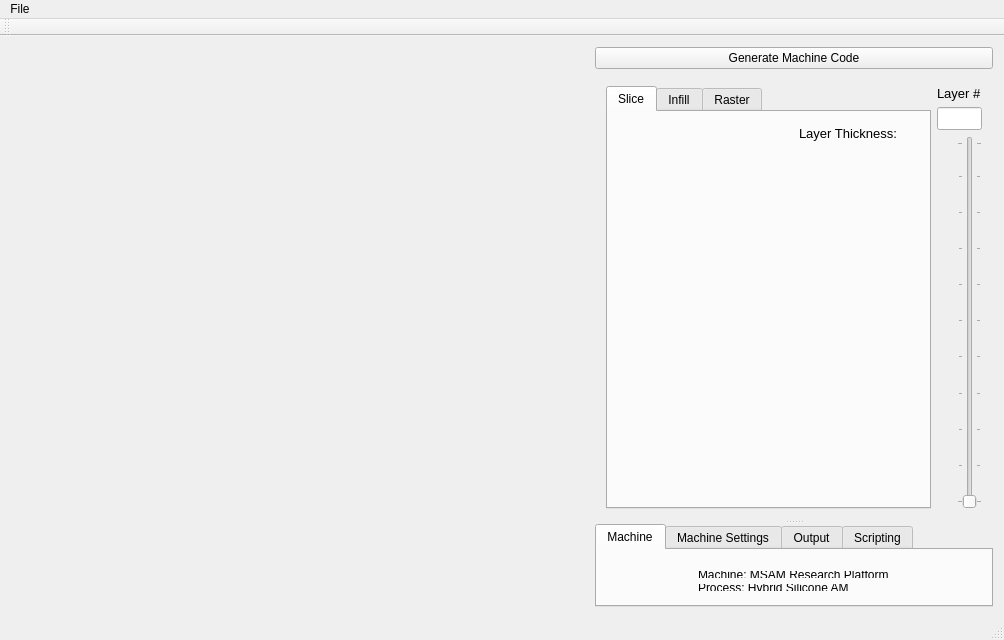
<?xml version="1.0" encoding="UTF-8"?>
<ui version="4.0">
 <class>Versa3dMainWindow</class>
 <widget class="QMainWindow" name="Versa3dMainWindow">
  <property name="geometry">
   <rect>
    <x>0</x>
    <y>0</y>
    <width>1004</width>
    <height>640</height>
   </rect>
  </property>
  <property name="sizePolicy">
   <sizepolicy hsizetype="Preferred" vsizetype="Preferred">
    <horstretch>0</horstretch>
    <verstretch>0</verstretch>
   </sizepolicy>
  </property>
  <property name="minimumSize">
   <size>
    <width>1004</width>
    <height>600</height>
   </size>
  </property>
  <property name="windowTitle">
   <string>MainWindow</string>
  </property>
  <widget class="QWidget" name="centralWidget">
   <layout class="QHBoxLayout" name="horizontalLayout_3">
    <item>
     <layout class="QHBoxLayout" name="main_horizontal_layout">
      <item>
       <widget class="QVTKRenderWindowInteractor" name="vtkWidget" native="true">
        <property name="minimumSize">
         <size>
          <width>600</width>
          <height>500</height>
         </size>
        </property>
       </widget>
      </item>
      <item>
       <layout class="QVBoxLayout" name="right_side_vertical_layout">
        <item>
         <widget class="QPushButton" name="GenerateMachineCodeButton">
          <property name="text">
           <string>Generate Machine Code</string>
          </property>
         </widget>
        </item>
        <item>
         <widget class="QSplitter" name="splitter_right_side">
          <property name="orientation">
           <enum>Qt::Vertical</enum>
          </property>
          <widget class="QWidget" name="layoutWidget">
           <layout class="QHBoxLayout" name="layout_split_right_tab">
            <item>
             <widget class="QTabWidget" name="tabWidget">
              <property name="minimumSize">
               <size>
                <width>325</width>
                <height>100</height>
               </size>
              </property>
              <property name="layoutDirection">
               <enum>Qt::LeftToRight</enum>
              </property>
              <property name="currentIndex">
               <number>0</number>
              </property>
              <widget class="QWidget" name="slice_tab">
               <attribute name="title">
                <string>Slice</string>
               </attribute>
               <layout class="QHBoxLayout" name="horizontalLayout_4">
                <item>
                 <widget class="QVTKRenderWindowInteractor" name="slice_viewer" native="true">
                  <property name="minimumSize">
                   <size>
                    <width>310</width>
                    <height>0</height>
                   </size>
                  </property>
                  <property name="autoFillBackground">
                   <bool>false</bool>
                  </property>
                  <widget class="QLabel" name="thicknessLabel">
                   <property name="geometry">
                    <rect>
                     <x>180</x>
                     <y>0</y>
                     <width>121</width>
                     <height>20</height>
                    </rect>
                   </property>
                   <property name="font">
                    <font>
                     <pointsize>10</pointsize>
                    </font>
                   </property>
                   <property name="text">
                    <string>Layer Thickness:</string>
                   </property>
                  </widget>
                 </widget>
                </item>
               </layout>
              </widget>
              <widget class="QWidget" name="infill_tab">
               <attribute name="title">
                <string>Infill</string>
               </attribute>
               <layout class="QHBoxLayout" name="horizontalLayout_5"/>
              </widget>
              <widget class="QWidget" name="raster_tab">
               <attribute name="title">
                <string>Raster</string>
               </attribute>
              </widget>
             </widget>
            </item>
            <item>
             <layout class="QVBoxLayout" name="layout_scroll_bar">
              <item>
               <layout class="QVBoxLayout" name="layout_layerNumberWidget">
                <item>
                 <widget class="QLabel" name="layerNum_label">
                  <property name="font">
                   <font>
                    <pointsize>10</pointsize>
                   </font>
                  </property>
                  <property name="text">
                   <string>Layer #</string>
                  </property>
                 </widget>
                </item>
                <item>
                 <widget class="QLineEdit" name="LayerNumberLineEdit">
                  <property name="font">
                   <font>
                    <pointsize>10</pointsize>
                   </font>
                  </property>
                  <property name="text">
                   <string/>
                  </property>
                 </widget>
                </item>
               </layout>
              </item>
              <item>
               <widget class="QSlider" name="verticalSlider">
                <property name="mouseTracking">
                 <bool>true</bool>
                </property>
                <property name="toolTipDuration">
                 <number>1</number>
                </property>
                <property name="layoutDirection">
                 <enum>Qt::RightToLeft</enum>
                </property>
                <property name="minimum">
                 <number>1</number>
                </property>
                <property name="maximum">
                 <number>100</number>
                </property>
                <property name="orientation">
                 <enum>Qt::Vertical</enum>
                </property>
                <property name="invertedAppearance">
                 <bool>false</bool>
                </property>
                <property name="invertedControls">
                 <bool>false</bool>
                </property>
                <property name="tickPosition">
                 <enum>QSlider::TicksBothSides</enum>
                </property>
               </widget>
              </item>
             </layout>
            </item>
           </layout>
          </widget>
          <widget class="QTabWidget" name="optionTabs">
           <property name="tabShape">
            <enum>QTabWidget::Rounded</enum>
           </property>
           <property name="currentIndex">
            <number>0</number>
           </property>
           <widget class="QWidget" name="machine_tab">
            <attribute name="title">
             <string>Machine</string>
            </attribute>
            <widget class="QLabel" name="systemImage">
             <property name="geometry">
              <rect>
               <x>10</x>
               <y>10</y>
               <width>61</width>
               <height>51</height>
              </rect>
             </property>
             <property name="text">
              <string/>
             </property>
            </widget>
            <widget class="QWidget" name="layoutWidget">
             <property name="geometry">
              <rect>
               <x>90</x>
               <y>10</y>
               <width>240</width>
               <height>42</height>
              </rect>
             </property>
             <layout class="QVBoxLayout" name="verticalLayout_4">
              <item>
               <widget class="QLabel" name="machineLabel">
                <property name="text">
                 <string>Machine: MSAM Research Platform</string>
                </property>
               </widget>
              </item>
              <item>
               <widget class="QLabel" name="processLabel">
                <property name="text">
                 <string>Process: Hybrid Silicone AM </string>
                </property>
               </widget>
              </item>
             </layout>
            </widget>
           </widget>
           <widget class="QWidget" name="machines_settingstab">
            <attribute name="title">
             <string>Machine Settings</string>
            </attribute>
           </widget>
           <widget class="QWidget" name="output_tab">
            <attribute name="title">
             <string>Output</string>
            </attribute>
           </widget>
           <widget class="QWidget" name="scripting_tab">
            <attribute name="title">
             <string>Scripting</string>
            </attribute>
           </widget>
          </widget>
         </widget>
        </item>
       </layout>
      </item>
     </layout>
    </item>
   </layout>
  </widget>
  <widget class="QMenuBar" name="menuBar">
   <property name="geometry">
    <rect>
     <x>0</x>
     <y>0</y>
     <width>1004</width>
     <height>22</height>
    </rect>
   </property>
   <widget class="QMenu" name="menuFile">
    <property name="title">
     <string>File</string>
    </property>
    <addaction name="actionImport_STL"/>
   </widget>
   <addaction name="menuFile"/>
  </widget>
  <widget class="QToolBar" name="mainToolBar">
   <attribute name="toolBarArea">
    <enum>TopToolBarArea</enum>
   </attribute>
   <attribute name="toolBarBreak">
    <bool>false</bool>
   </attribute>
  </widget>
  <widget class="QStatusBar" name="statusBar"/>
  <action name="actionImport_STL">
   <property name="text">
    <string>Import stl</string>
   </property>
  </action>
 </widget>
 <layoutdefault spacing="6" margin="11"/>
 <customwidgets>
  <customwidget>
   <class>QVTKRenderWindowInteractor</class>
   <extends>QWidget</extends>
   <header>vtk.qt.QVTKRenderWindowInteractor</header>
  </customwidget>
 </customwidgets>
 <tabstops>
  <tabstop>optionTabs</tabstop>
  <tabstop>GenerateMachineCodeButton</tabstop>
  <tabstop>tabWidget</tabstop>
 </tabstops>
 <resources/>
 <connections/>
</ui>
